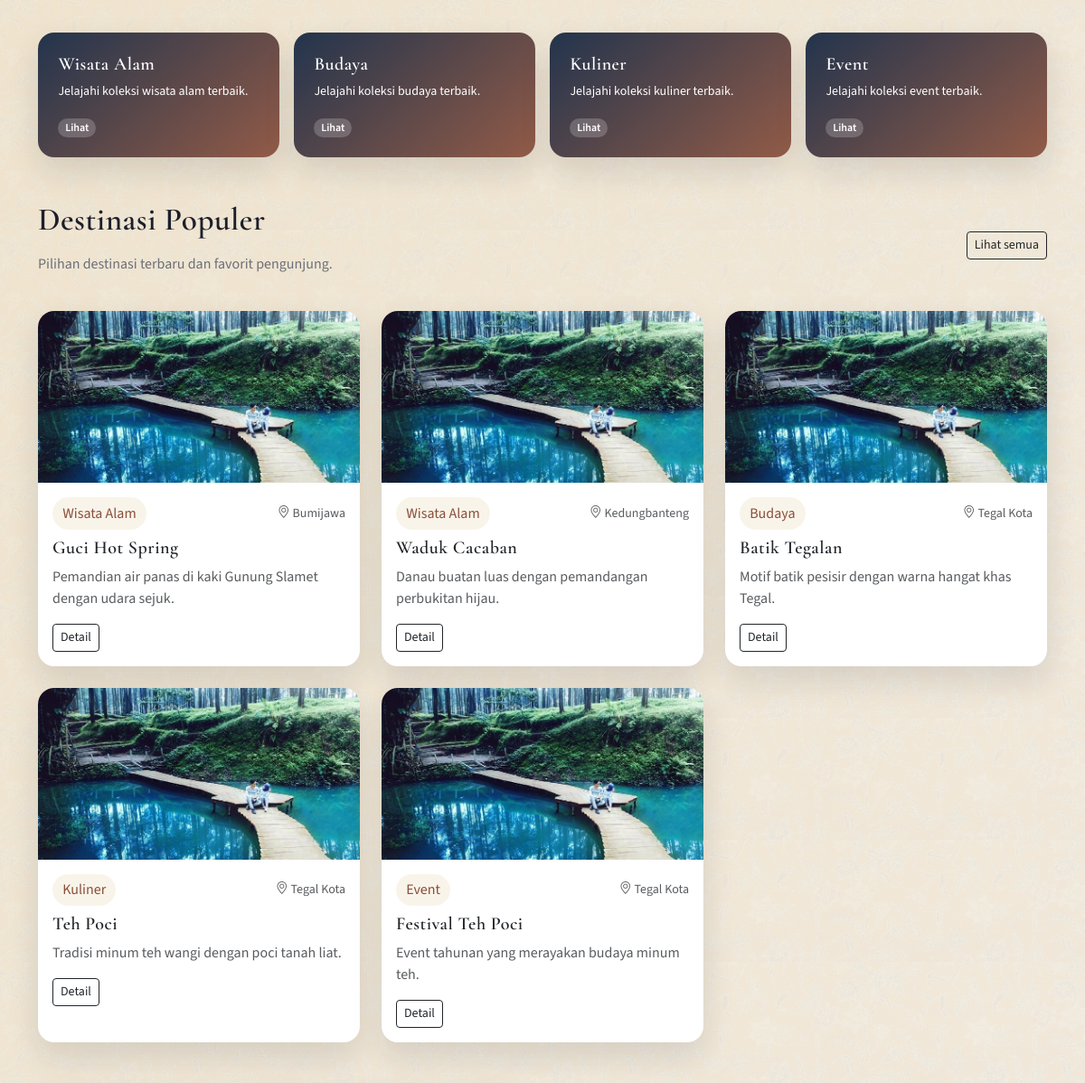
Before: / (middle part) with the older database file.
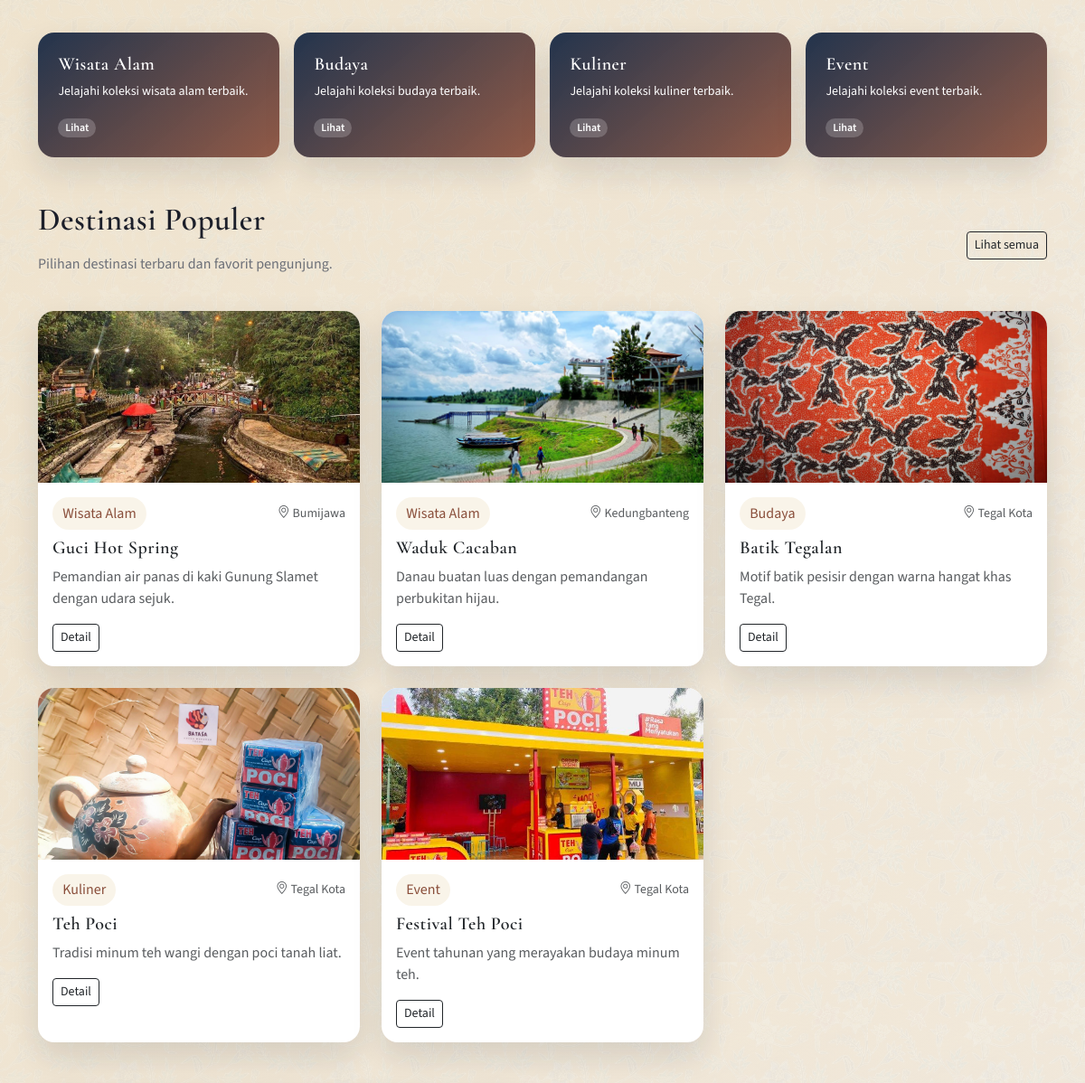
After: the same page with the newer database file.
### tables this page shows
CREATE TABLE destinations (
  id INT AUTO_INCREMENT PRIMARY KEY,
  category_id INT NOT NULL,
  name VARCHAR(150) NOT NULL,
  slug VARCHAR(180) NOT NULL UNIQUE,
  location VARCHAR(120) NOT NULL,
  short_desc VARCHAR(255) NOT NULL,
  content TEXT NOT NULL,
  thumbnail VARCHAR(255) DEFAULT NULL,
  is_featured TINYINT(1) NOT NULL DEFAULT 0,
  views INT NOT NULL DEFAULT 0,
  created_at DATETIME NOT NULL DEFAULT CURRENT_TIMESTAMP,
  CONSTRAINT fk_dest_category FOREIGN KEY (category_id) REFERENCES categories(id) ON DELETE RESTRICT
);

CREATE TABLE categories (
  id INT AUTO_INCREMENT PRIMARY KEY,
  name VARCHAR(100) NOT NULL,
  slug VARCHAR(120) NOT NULL UNIQUE
);

### app/helpers.php (called while the page is built, shortened)
<?php
function e($value)
{
    return htmlspecialchars((string) $value, ENT_QUOTES, 'UTF-8');
}
function base_url($path = '')
{
    $base = rtrim(BASE_URL, '/');
    return $base . ($path ? '/' . ltrim($path, '/') : '');
}
function route_url($route = '', array $params = [])
{
    $route = trim($route, '/');
    if ($route !== '') {
        $params = array_merge(['route' => $route], $params);
    }
    $query = http_build_query($params);
    $base = base_url('index.php');
    if ($query === '') {
        return $base;
    }
    return $base . '?' . $query;
}
function view($template, array $data = [])
{
    $template = trim($template, '/');
    $path = __DIR__ . '/views/' . $template . '.php';
    extract($data, EXTR_SKIP);
    require $path;
}
function image_url($file, $fallback = 'assets/img/praban-lintang.jpg')
{
    $root = dirname(__DIR__);
    $uploadPath = $root . '/assets/uploads/' . $file;
    $localPath = $root . '/assets/img/' . $file;
    if (is_file($localPath)) {
        return base_url('assets/img/' . $file);
    }
    return base_url($fallback);
}

### app/controllers/BaseController.php (called while the page is built, shortened)
<?php
class BaseController
{
    public function __construct()
    {
        global $pdo;
        $this->pdo = $pdo;
    }
    protected function render($view, array $data = [], $layout = 'public')
    {
        view($view, $data);
    }
}

### app/controllers/HomeController.php (called while the page is built, shortened)
<?php
class HomeController extends BaseController
{
    public function index()
    {
        $destinationModel = new DestinationModel($this->pdo);
        $featured = $destinationModel->featured(6);
        $this->render('home/index', compact('pageTitle', 'categories', 'featured'));
    }
}

### index.php (called while the page is built, shortened)
<?php
require_once __DIR__ . '/app/bootstrap.php';
$routes = require __DIR__ . '/app/routes.php';
$route = trim((string) ($_GET['route'] ?? ''), '/');
[$controllerClass, $method] = $routes[$route];
$controller = new $controllerClass();
$controller->$method();

### app/bootstrap.php (called while the page is built, shortened)
<?php
require_once __DIR__ . '/helpers.php';
spl_autoload_register(function ($class) {
    $paths = [
        __DIR__ . '/controllers/' . $class . '.php',
        __DIR__ . '/models/' . $class . '.php',
    ];
    foreach ($paths as $path) {
        if (is_file($path)) {
            return;
        }
    }
});

### app/models/BaseModel.php (called while the page is built, shortened)
<?php
class BaseModel
{
    public function __construct($pdo)
    {
        $this->pdo = $pdo;
    }
}

### app/models/DestinationModel.php (called while the page is built, shortened)
<?php
class DestinationModel extends BaseModel
{
    public function featured($limit = 6)
    {
        $stmt = $this->pdo->prepare('SELECT d.*, c.name AS category_name, c.slug AS category_slug FROM destinations d JOIN categories c ON c.id = d.category_id WHERE d.is_featured = 1 ORDER BY d.created_at DESC LIMIT ?');
        $stmt->bindValue(1, (int) $limit, PDO::PARAM_INT);
        $stmt->execute();
        return $stmt->fetchAll();
    }
}

### app/views/home/index.php (the view, shortened to what the changed rows need)
<main>
  <section class="container my-5">
    <div class="d-flex justify-content-between align-items-center mb-4">
      <div>
        <h2 class="section-title">Destinasi Populer</h2>
      </div>
    </div>
    <div class="row g-4">
      <?php foreach ($featured as $item) : ?>
        <div class="col-md-6 col-lg-4">
          <div class="card destination-card">
            <img src="<?php echo e(image_url($item['thumbnail'])); ?>" alt="<?php echo e($item['name']); ?>">
            <div class="card-body">
              <div class="d-flex justify-content-between align-items-center mb-2">
                <span class="badge-category"><?php echo e($item['category_name']); ?></span>
                <small class="text-muted"><i class="bi bi-geo-alt"></i> <?php echo e($item['location']); ?></small>
              </div>
              <h5 class="card-title fw-semibold"><?php echo e($item['name']); ?></h5>
              <p class="card-text text-muted"><?php echo e($item['short_desc']); ?></p>
              <a class="btn btn-sm btn-outline-dark" href="<?php echo e(route_url('destinations/detail', ['slug' => $item['slug']])); ?>">Detail</a>
            </div>
          </div>
        </div>
      <?php endforeach; ?>
    </div>
  </section>
</main>

Changed rows visible on the page:
changed destinations "Guci Hot Spring": thumbnail: picture added in place of a placeholder
changed destinations "Waduk Cacaban": thumbnail: picture added in place of a placeholder
changed destinations "Batik Tegalan": thumbnail: picture added in place of a placeholder
changed destinations "Teh Poci": thumbnail: picture added in place of a placeholder
changed destinations "Festival Teh Poci": thumbnail: picture added in place of a placeholder
